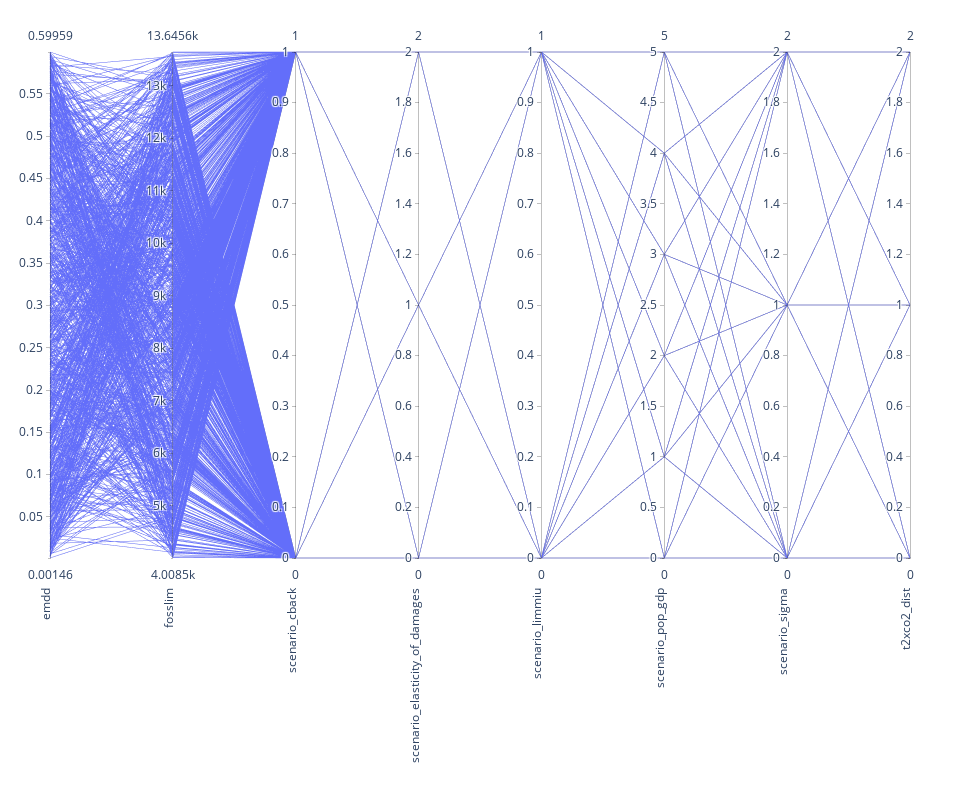

Notebook cell for this chart:
### Code cell
non_weird_scenarios = experiments.iloc[non_weird_cases, :8]
parallel_axis_plot(non_weird_scenarios, non_weird_scenarios, non_weird_scenarios)

### Figure 1 — Plotly figure (JSON) as saved in the notebook; plotly's stock layout.template omitted (floating-point values rounded to 4 significant figures; data arrays with more than 128 entries replaced by an {"elided": "..."} marker saying what was removed)
{"data": [{"dimensions": [{"label": "emdd", "range": [0.001463, 0.5996], "values": {"elided": "958 float values"}}, {"label": "fosslim", "range": [4008.0, 13650.0], "values": {"elided": "958 float values"}}, {"label": "scenario_cback", "range": [0.0, 1.0], "values": {"elided": "958 float values"}}, {"label": "scenario_elasticity_of_damages", "range": [0.0, 2.0], "values": {"elided": "958 float values"}}, {"label": "scenario_limmiu", "range": [0.0, 1.0], "values": {"elided": "958 float values"}}, {"label": "scenario_pop_gdp", "range": [0.0, 5.0], "values": {"elided": "958 float values"}}, {"label": "scenario_sigma", "range": [0.0, 2.0], "values": {"elided": "958 float values"}}, {"label": "t2xco2_dist", "range": [0.0, 2.0], "values": {"elided": "958 float values"}}], "labelangle": -90, "labelside": "bottom", "type": "parcoords"}], "layout": {"autosize": false, "font": {"size": 14}, "height": 800, "margin": {"b": 240, "l": 50, "pad": 4, "r": 50, "t": 50}, "paper_bgcolor": "white", "plot_bgcolor": "white", "width": 960}}
